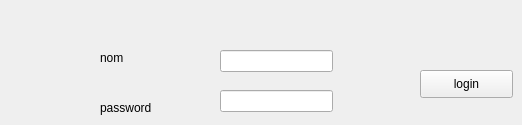
      <widget class="QWidget" name="tab_18">
       <attribute name="title">
        <string>login</string>
       </attribute>
       <widget class="QLabel" name="label_67">
        <property name="geometry">
         <rect>
          <x>100</x>
          <y>50</y>
          <width>55</width>
          <height>16</height>
         </rect>
        </property>
        <property name="text">
         <string>nom</string>
        </property>
       </widget>
       <widget class="QLabel" name="label_68">
        <property name="geometry">
         <rect>
          <x>100</x>
          <y>100</y>
          <width>81</width>
          <height>16</height>
         </rect>
        </property>
        <property name="text">
         <string>password</string>
        </property>
       </widget>
       <widget class="QLineEdit" name="nom_2">
        <property name="geometry">
         <rect>
          <x>220</x>
          <y>50</y>
          <width>113</width>
          <height>22</height>
         </rect>
        </property>
       </widget>
       <widget class="QLineEdit" name="password_login">
        <property name="geometry">
         <rect>
          <x>220</x>
          <y>90</y>
          <width>113</width>
          <height>22</height>
         </rect>
        </property>
       </widget>
       <widget class="QPushButton" name="pushButton_login">
        <property name="geometry">
         <rect>
          <x>420</x>
          <y>70</y>
          <width>93</width>
          <height>28</height>
         </rect>
        </property>
        <property name="text">
         <string>login</string>
        </property>
       </widget>
      </widget>
